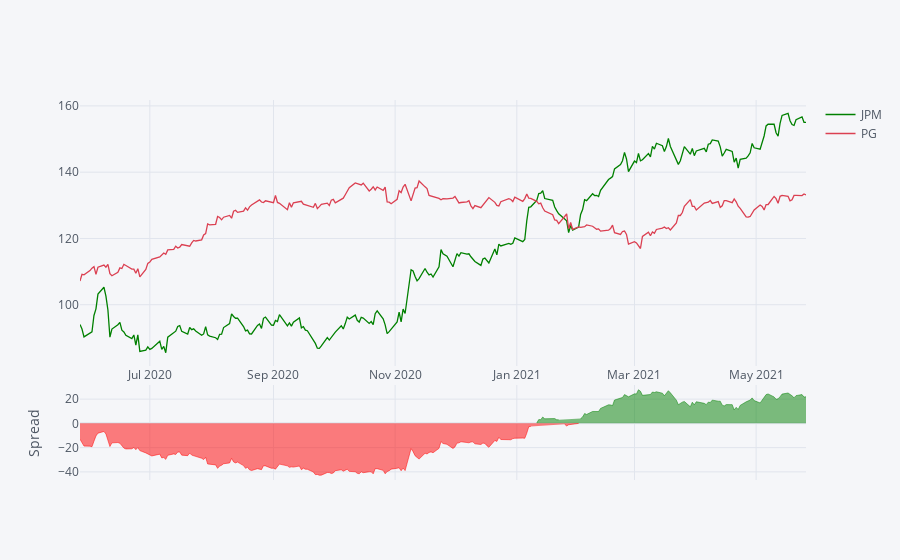

This figure's notebook cell:
### Code cell
stock_data['Adj Close'][['JPM', 'PG']].iplot(kind='spread',colors=['green','red'])

### Figure 1 — Plotly figure (JSON) as saved in the notebook; plotly's stock layout.template omitted (floating-point values rounded to 4 significant figures; data arrays with more than 128 entries replaced by an {"elided": "..."} marker saying what was removed)
{"data": [{"line": {"color": "rgba(0, 128, 0, 1.0)", "dash": "solid", "shape": "linear", "width": 1.3}, "mode": "lines", "name": "JPM", "text": "", "type": "scatter", "x": {"elided": "253 str values"}, "y": {"elided": "253 float values"}}, {"line": {"color": "rgba(219, 64, 82, 1.0)", "dash": "solid", "shape": "linear", "width": 1.3}, "mode": "lines", "name": "PG", "text": "", "type": "scatter", "x": {"elided": "253 str values"}, "y": {"elided": "253 float values"}}, {"connectgaps": false, "fill": "tozeroy", "line": {"color": "green", "dash": "solid", "shape": "linear", "width": 0.5}, "mode": "lines", "name": "Spread", "showlegend": false, "type": "scatter", "x": {"elided": "253 str values"}, "xaxis": "x2", "y": {"elided": "253 mixed values"}, "yaxis": "y2"}, {"connectgaps": false, "fill": "tozeroy", "line": {"color": "red", "dash": "solid", "shape": "linear", "width": 0.5}, "mode": "lines", "name": "Spread", "showlegend": false, "type": "scatter", "x": {"elided": "253 str values"}, "xaxis": "x2", "y": {"elided": "253 mixed values"}, "yaxis": "y2"}], "layout": {"hovermode": "x", "legend": {"bgcolor": "#F5F6F9", "font": {"color": "#4D5663"}}, "paper_bgcolor": "#F5F6F9", "plot_bgcolor": "#F5F6F9", "title": {"font": {"color": "#4D5663"}}, "xaxis": {"gridcolor": "#E1E5ED", "showgrid": true, "tickfont": {"color": "#4D5663"}, "title": {"font": {"color": "#4D5663"}, "text": ""}, "zerolinecolor": "#E1E5ED"}, "xaxis2": {"anchor": "y2", "gridcolor": "#E1E5ED", "showgrid": true, "showticklabels": false, "tickfont": {"color": "#4D5663"}, "title": {"font": {"color": "#4D5663"}, "text": ""}, "zerolinecolor": "#E1E5ED"}, "yaxis": {"domain": [0.3, 1], "gridcolor": "#E1E5ED", "showgrid": true, "tickfont": {"color": "#4D5663"}, "title": {"font": {"color": "#4D5663"}, "text": ""}, "zerolinecolor": "#E1E5ED"}, "yaxis2": {"domain": [0, 0.25], "gridcolor": "#E1E5ED", "showgrid": true, "tickfont": {"color": "#4D5663"}, "title": {"font": {"color": "#4D5663"}, "text": "Spread"}, "zerolinecolor": "#E1E5ED"}}}
